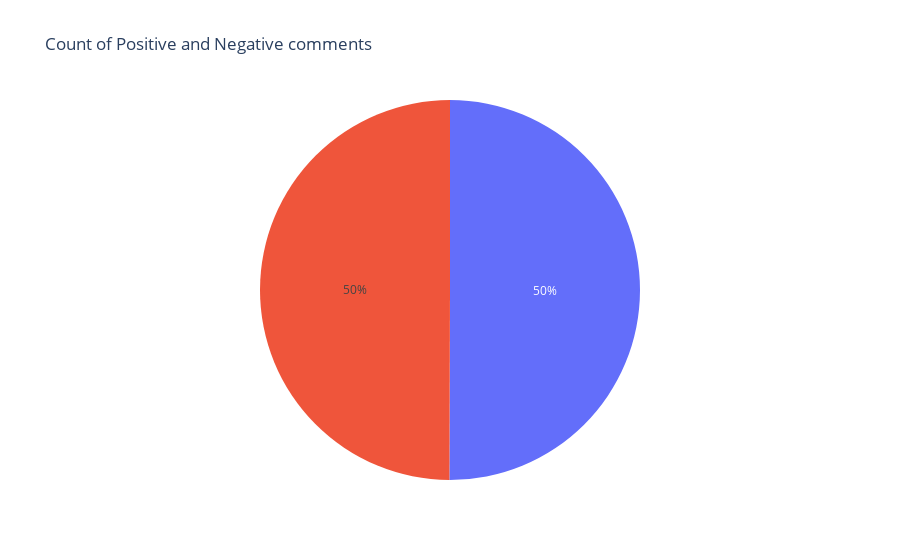

The code cell stored with this chart in its notebook:
### Code cell
px.pie(data_frame=valueCounts, values='Count', labels=valueCounts.index, title='Count of Positive and Negative comments')

### Figure 1 — Plotly figure (JSON) as saved in the notebook; plotly's stock layout.template omitted (floating-point values rounded to 4 significant figures)
{"data": [{"domain": {"x": [0, 1], "y": [0, 1]}, "hovertemplate": "Count=%{value}<extra></extra>", "legendgroup": "", "name": "", "showlegend": false, "type": "pie", "values": [20019, 19981]}], "layout": {"legend": {"tracegroupgap": 0}, "title": {"text": "Count of Positive and Negative comments"}}}
